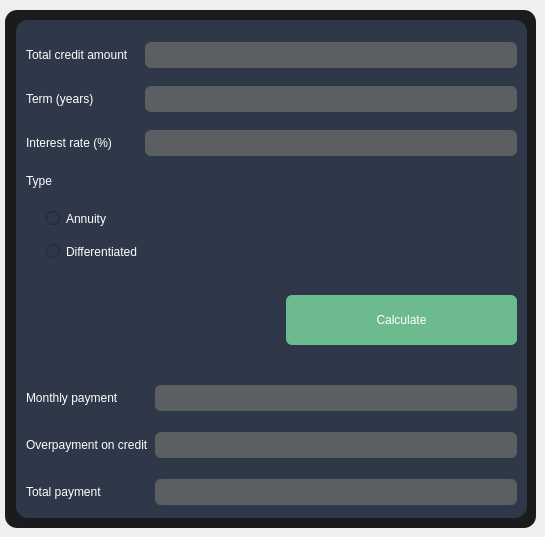
    <widget class="QWidget" name="tabCredit">
     <attribute name="title">
      <string>Credit</string>
     </attribute>
     <widget class="QFrame" name="frameCredit">
      <property name="geometry">
       <rect>
        <x>5</x>
        <y>10</y>
        <width>531</width>
        <height>518</height>
       </rect>
      </property>
      <property name="minimumSize">
       <size>
        <width>0</width>
        <height>0</height>
       </size>
      </property>
      <property name="styleSheet">
       <string notr="true">background-color: #1a1b1c;
border-radius: 12px;</string>
      </property>
      <property name="frameShape">
       <enum>QFrame::StyledPanel</enum>
      </property>
      <property name="frameShadow">
       <enum>QFrame::Raised</enum>
      </property>
      <widget class="QGroupBox" name="groupBox">
       <property name="geometry">
        <rect>
         <x>11</x>
         <y>10</y>
         <width>511</width>
         <height>498</height>
        </rect>
       </property>
       <property name="styleSheet">
        <string notr="true">background:  #2e3848;
border-radius: 12px;</string>
       </property>
       <property name="title">
        <string/>
       </property>
       <widget class="QWidget" name="formLayoutWidget_2">
        <property name="geometry">
         <rect>
          <x>10</x>
          <y>10</y>
          <width>491</width>
          <height>241</height>
         </rect>
        </property>
        <layout class="QGridLayout" name="calc_input_layout">
         <property name="bottomMargin">
          <number>0</number>
         </property>
         <item row="3" column="0" colspan="2">
          <widget class="QLabel" name="label_12">
           <property name="sizePolicy">
            <sizepolicy hsizetype="Fixed" vsizetype="Fixed">
             <horstretch>0</horstretch>
             <verstretch>0</verstretch>
            </sizepolicy>
           </property>
           <property name="styleSheet">
            <string notr="true">color: #FFFFFF;</string>
           </property>
           <property name="text">
            <string>Type</string>
           </property>
          </widget>
         </item>
         <item row="2" column="1">
          <widget class="QLineEdit" name="credit_rate">
           <property name="styleSheet">
            <string notr="true">font-size: 20px;
color: white;
background-color: #5c5f61;
border-radius: 6px;

</string>
           </property>
           <property name="cursorPosition">
            <number>0</number>
           </property>
           <property name="alignment">
            <set>Qt::AlignRight|Qt::AlignTrailing|Qt::AlignVCenter</set>
           </property>
           <property name="clearButtonEnabled">
            <bool>false</bool>
           </property>
          </widget>
         </item>
         <item row="0" column="0">
          <widget class="QLabel" name="label_5">
           <property name="sizePolicy">
            <sizepolicy hsizetype="Fixed" vsizetype="Preferred">
             <horstretch>0</horstretch>
             <verstretch>0</verstretch>
            </sizepolicy>
           </property>
           <property name="layoutDirection">
            <enum>Qt::LeftToRight</enum>
           </property>
           <property name="styleSheet">
            <string notr="true">color: #FFFFFF;</string>
           </property>
           <property name="text">
            <string>Total credit amount</string>
           </property>
           <property name="alignment">
            <set>Qt::AlignLeading|Qt::AlignLeft|Qt::AlignVCenter</set>
           </property>
          </widget>
         </item>
         <item row="1" column="0">
          <widget class="QLabel" name="label_8">
           <property name="sizePolicy">
            <sizepolicy hsizetype="Fixed" vsizetype="Preferred">
             <horstretch>0</horstretch>
             <verstretch>0</verstretch>
            </sizepolicy>
           </property>
           <property name="styleSheet">
            <string notr="true">color: #FFFFFF;</string>
           </property>
           <property name="text">
            <string>Term (years)</string>
           </property>
          </widget>
         </item>
         <item row="1" column="1">
          <widget class="QLineEdit" name="credit_term">
           <property name="styleSheet">
            <string notr="true">font-size: 20px;
color: white;
background-color: #5c5f61;
border-radius: 6px;

</string>
           </property>
           <property name="alignment">
            <set>Qt::AlignRight|Qt::AlignTrailing|Qt::AlignVCenter</set>
           </property>
          </widget>
         </item>
         <item row="0" column="1">
          <widget class="QLineEdit" name="credit_principal">
           <property name="styleSheet">
            <string notr="true">font-size: 20px;
color: white;
background-color: #5c5f61;
border-radius: 6px;

</string>
           </property>
           <property name="alignment">
            <set>Qt::AlignRight|Qt::AlignTrailing|Qt::AlignVCenter</set>
           </property>
          </widget>
         </item>
         <item row="5" column="0">
          <widget class="QRadioButton" name="credit_differentiated">
           <property name="styleSheet">
            <string notr="true">color: #FFFFFF;
margin-left: 20px;</string>
           </property>
           <property name="text">
            <string>Differentiated</string>
           </property>
          </widget>
         </item>
         <item row="2" column="0">
          <widget class="QLabel" name="label_7">
           <property name="sizePolicy">
            <sizepolicy hsizetype="Fixed" vsizetype="Preferred">
             <horstretch>0</horstretch>
             <verstretch>0</verstretch>
            </sizepolicy>
           </property>
           <property name="styleSheet">
            <string notr="true">color: #FFFFFF;</string>
           </property>
           <property name="text">
            <string>Interest rate (%)</string>
           </property>
          </widget>
         </item>
         <item row="4" column="0">
          <widget class="QRadioButton" name="credit_annuity">
           <property name="styleSheet">
            <string notr="true">color: #FFFFFF;
margin-left: 20px;
padding-top: 5px;</string>
           </property>
           <property name="text">
            <string>Annuity</string>
           </property>
          </widget>
         </item>
        </layout>
       </widget>
       <widget class="QPushButton" name="btn_calc_credit">
        <property name="geometry">
         <rect>
          <x>270</x>
          <y>275</y>
          <width>231</width>
          <height>50</height>
         </rect>
        </property>
        <property name="minimumSize">
         <size>
          <width>0</width>
          <height>0</height>
         </size>
        </property>
        <property name="styleSheet">
         <string notr="true">QPushButton {
background: #6cba8e;
border-radius: 6px;
color: #FFFFFF;
height:  50px;
}</string>
        </property>
        <property name="text">
         <string>Calculate</string>
        </property>
       </widget>
       <widget class="QWidget" name="formLayoutWidget">
        <property name="geometry">
         <rect>
          <x>10</x>
          <y>350</y>
          <width>491</width>
          <height>151</height>
         </rect>
        </property>
        <layout class="QGridLayout" name="calc_output_layout">
         <item row="0" column="0">
          <widget class="QLabel" name="label_9">
           <property name="styleSheet">
            <string notr="true">color: #FFFFFF;</string>
           </property>
           <property name="text">
            <string>Monthly payment</string>
           </property>
          </widget>
         </item>
         <item row="1" column="0">
          <widget class="QLabel" name="label_10">
           <property name="styleSheet">
            <string notr="true">color: #FFFFFF;</string>
           </property>
           <property name="text">
            <string>Overpayment on credit</string>
           </property>
          </widget>
         </item>
         <item row="2" column="0">
          <widget class="QLabel" name="label_11">
           <property name="styleSheet">
            <string notr="true">color: #FFFFFF;</string>
           </property>
           <property name="text">
            <string>Total payment</string>
           </property>
          </widget>
         </item>
         <item row="0" column="1">
          <widget class="QLineEdit" name="credit_monthly">
           <property name="styleSheet">
            <string notr="true">font-size: 20px;
color: white;
background-color: #5c5f61;
border-radius: 6px;
</string>
           </property>
           <property name="alignment">
            <set>Qt::AlignRight|Qt::AlignTrailing|Qt::AlignVCenter</set>
           </property>
           <property name="readOnly">
            <bool>true</bool>
           </property>
          </widget>
         </item>
         <item row="1" column="1">
          <widget class="QLineEdit" name="credit_over">
           <property name="styleSheet">
            <string notr="true">font-size: 20px;
color: white;
background-color: #5c5f61;
border-radius: 6px;
</string>
           </property>
           <property name="alignment">
            <set>Qt::AlignRight|Qt::AlignTrailing|Qt::AlignVCenter</set>
           </property>
           <property name="readOnly">
            <bool>true</bool>
           </property>
          </widget>
         </item>
         <item row="2" column="1">
          <widget class="QLineEdit" name="credit_total">
           <property name="styleSheet">
            <string notr="true">font-size: 20px;
color: white;
background-color: #5c5f61;
border-radius: 6px;
</string>
           </property>
           <property name="alignment">
            <set>Qt::AlignRight|Qt::AlignTrailing|Qt::AlignVCenter</set>
           </property>
           <property name="readOnly">
            <bool>true</bool>
           </property>
          </widget>
         </item>
        </layout>
       </widget>
      </widget>
     </widget>
    </widget>
